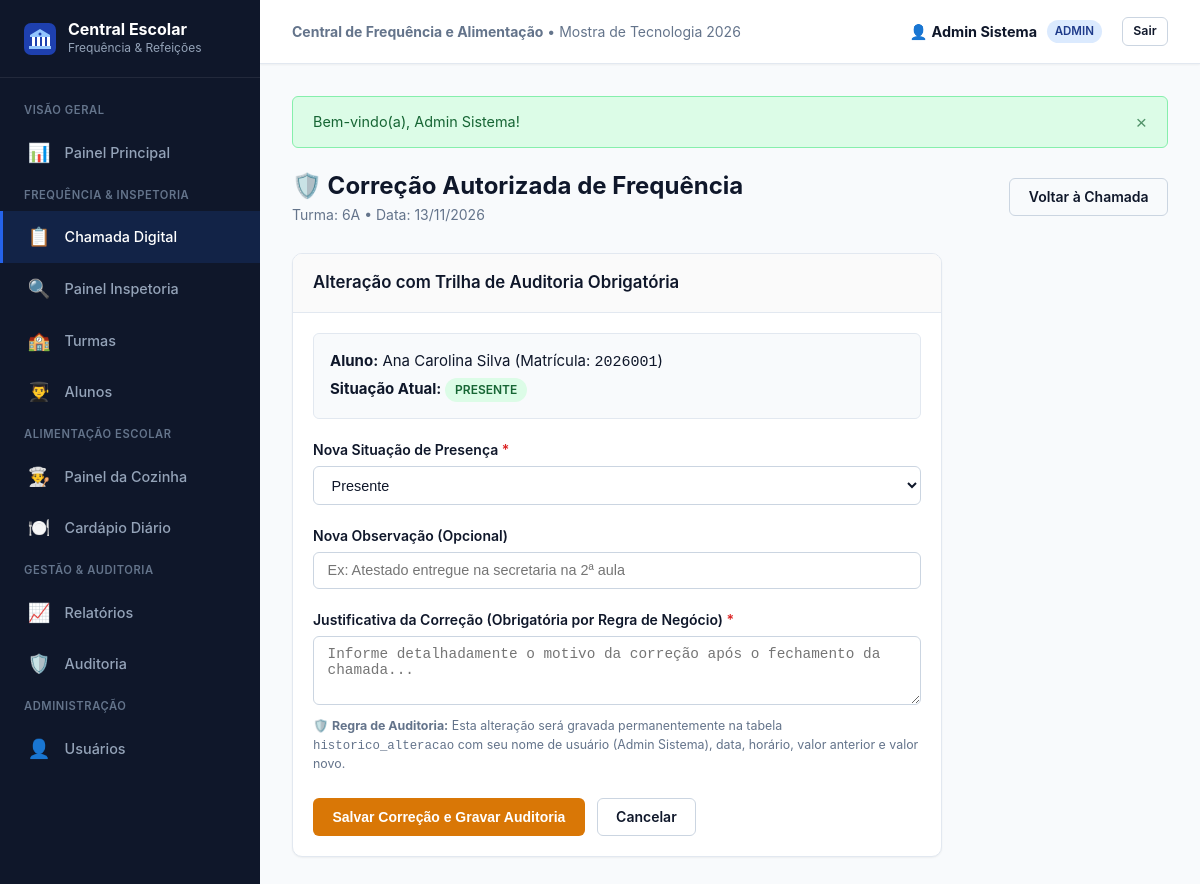
The page /chamadas/corrigir/1 (signed in) on the database its author committed.
### tables this page shows
CREATE TABLE IF NOT EXISTS chamada (
    id              INT UNSIGNED    NOT NULL AUTO_INCREMENT,
    turma_id        INT UNSIGNED    NOT NULL COMMENT 'FK para turma',
    data            DATE            NOT NULL COMMENT 'Data da chamada',
    status          ENUM('aberta','concluida') NOT NULL DEFAULT 'aberta'
                    COMMENT 'Situação da chamada',
    usuario_id      INT UNSIGNED    NOT NULL COMMENT 'FK para usuário que criou a chamada',
    aberta_em       DATETIME        NOT NULL COMMENT 'Data/hora em que a chamada foi aberta',
    concluida_em    DATETIME        NULL     COMMENT 'Data/hora em que a chamada foi concluída',
    created_at      DATETIME        NOT NULL DEFAULT CURRENT_TIMESTAMP,
    updated_at      DATETIME        NOT NULL DEFAULT CURRENT_TIMESTAMP ON UPDATE CURRENT_TIMESTAMP,
    PRIMARY KEY (id),
     
    UNIQUE KEY uk_chamada_turma_data (turma_id, data),
    CONSTRAINT fk_chamada_turma
        FOREIGN KEY (turma_id) REFERENCES turma(id)
        ON DELETE RESTRICT ON UPDATE CASCADE,
    CONSTRAINT fk_chamada_usuario
        FOREIGN KEY (usuario_id) REFERENCES usuario(id)
        ON DELETE RESTRICT ON UPDATE CASCADE
);

CREATE TABLE IF NOT EXISTS turma (
    id              INT UNSIGNED    NOT NULL AUTO_INCREMENT,
    nome            VARCHAR(50)     NOT NULL COMMENT 'Nome da turma (ex: 6A, 7B)',
    ano_letivo_id   INT UNSIGNED    NOT NULL COMMENT 'FK para ano_letivo',
    turno           ENUM('matutino','vespertino','noturno') NOT NULL COMMENT 'Turno da turma',
    serie           VARCHAR(30)     NOT NULL COMMENT 'Série/Ano escolar (ex: 6º Ano)',
    created_at      DATETIME        NOT NULL DEFAULT CURRENT_TIMESTAMP,
    updated_at      DATETIME        NOT NULL DEFAULT CURRENT_TIMESTAMP ON UPDATE CURRENT_TIMESTAMP,
    PRIMARY KEY (id),
    CONSTRAINT fk_turma_ano_letivo
        FOREIGN KEY (ano_letivo_id) REFERENCES ano_letivo(id)
        ON DELETE RESTRICT ON UPDATE CASCADE
);

CREATE TABLE IF NOT EXISTS aluno (
    id                  INT UNSIGNED    NOT NULL AUTO_INCREMENT,
    nome                VARCHAR(150)    NOT NULL COMMENT 'Nome completo do aluno',
    data_nascimento     DATE            NOT NULL COMMENT 'Data de nascimento',
    matricula_codigo    VARCHAR(30)     NOT NULL COMMENT 'Código único de matrícula do aluno',
    ativo               TINYINT(1)      NOT NULL DEFAULT 1 COMMENT '1 = ativo, 0 = inativo',
    created_at          DATETIME        NOT NULL DEFAULT CURRENT_TIMESTAMP,
    updated_at          DATETIME        NOT NULL DEFAULT CURRENT_TIMESTAMP ON UPDATE CURRENT_TIMESTAMP,
    PRIMARY KEY (id),
    UNIQUE KEY uk_aluno_matricula_codigo (matricula_codigo)
);

CREATE TABLE IF NOT EXISTS frequencia (
    id              INT UNSIGNED    NOT NULL AUTO_INCREMENT,
    chamada_id      INT UNSIGNED    NOT NULL COMMENT 'FK para chamada',
    aluno_id        INT UNSIGNED    NOT NULL COMMENT 'FK para aluno',
    situacao        ENUM('presente','ausente','justificado') NOT NULL
                    COMMENT 'Situação de presença do aluno',
    observacao      TEXT            NULL     COMMENT 'Observação opcional',
    registrado_por  INT UNSIGNED    NOT NULL COMMENT 'FK para usuário que registrou',
    created_at      DATETIME        NOT NULL DEFAULT CURRENT_TIMESTAMP,
    updated_at      DATETIME        NOT NULL DEFAULT CURRENT_TIMESTAMP ON UPDATE CURRENT_TIMESTAMP,
    PRIMARY KEY (id),
     
    UNIQUE KEY uk_frequencia_chamada_aluno (chamada_id, aluno_id),
    CONSTRAINT fk_frequencia_chamada
        FOREIGN KEY (chamada_id) REFERENCES chamada(id)
        ON DELETE CASCADE ON UPDATE CASCADE,
    CONSTRAINT fk_frequencia_aluno
        FOREIGN KEY (aluno_id) REFERENCES aluno(id)
        ON DELETE RESTRICT ON UPDATE CASCADE,
    CONSTRAINT fk_frequencia_usuario
        FOREIGN KEY (registrado_por) REFERENCES usuario(id)
        ON DELETE RESTRICT ON UPDATE CASCADE
);

### app/controllers/ChamadasController.php (called while the page is built, shortened)
<?php
class ChamadasController extends Controller
{
    public function corrigir(int $frequenciaId = 0): void
    {
        $frequenciaModel = $this->model('Frequencia');
        $frequencia = $frequenciaModel->findById($frequenciaId);
        $chamadaModel = $this->model('Chamada');
        $chamada = $chamadaModel->findComDetalhes($frequencia->chamada_id);
        $alunoModel = $this->model('Aluno');
        $aluno = $alunoModel->findById($frequencia->aluno_id);
        $this->view('chamadas/corrigir', [
            'titulo'     => 'Correção Autorizada de Frequência',
            'frequencia' => $frequencia,
            'chamada'    => $chamada,
            'aluno'      => $aluno,
        ]);
    }
}

### core/App.php (called while the page is built, shortened)
<?php
class App
{
    protected string $method = 'index';
    public function __construct()
    {
        $url = $this->parseUrl();
        if (isset($url[0]) && !empty($url[0])) {
            $nomeControlador = ucfirst(strtolower($url[0])) . 'Controller';
            $arquivoControlador = ROOT_PATH . '/app/controllers/' . $nomeControlador . '.php';
            if (file_exists($arquivoControlador)) {
                unset($url[0]);
            } else {
                $this->exibir404();
                return;
            }
        }
        $this->controller = new $this->controller();
        if (isset($url[1]) && !empty($url[1])) {
            $metodo = strtolower($url[1]);
            if (method_exists($this->controller, $metodo)) {
                $this->method = $metodo;
                unset($url[1]);
            } else {
                $this->exibir404();
                return;
            }
        }
        $this->params = $url ? array_values($url) : [];
        call_user_func_array([$this->controller, $this->method], $this->params);
    }
    protected function parseUrl(): array
    {
        if (isset($_GET['url'])) {
            $url = filter_var(rtrim($_GET['url'], '/'), FILTER_SANITIZE_URL);
            return explode('/', $url);
        }
        return [];
    }
}

### index.php (called while the page is built, shortened)
<?php
require_once ROOT_PATH . '/config/database.php';
require_once ROOT_PATH . '/core/App.php';
require_once ROOT_PATH . '/core/Controller.php';
require_once ROOT_PATH . '/core/Model.php';
require_once ROOT_PATH . '/core/Helpers.php';
$app = new App();

### config/database.php (called while the page is built, shortened)
<?php
class Database
{
    private static ?Database $instance = null;
    private function __construct()
    {
        $dsn = 'mysql:host=' . DB_HOST . ';dbname=' . DB_NAME . ';charset=' . DB_CHARSET;
        $opcoes = [
            PDO::ATTR_ERRMODE            => PDO::ERRMODE_EXCEPTION,
            PDO::ATTR_DEFAULT_FETCH_MODE => PDO::FETCH_OBJ,
            PDO::ATTR_EMULATE_PREPARES   => false,
        ];
        try {
            $this->pdo = new PDO($dsn, DB_USER, DB_PASS, $opcoes);
        } catch (PDOException $e) {
            die('Erro ao conectar com o banco de dados: ' . $e->getMessage());
        }
    }
    public static function connect(): PDO
    {
        if (self::$instance === null) {
            self::$instance = new self();
        }
        return self::$instance->pdo;
    }
}

### core/Model.php (called while the page is built, shortened)
<?php
class Model
{
    protected PDO $db;
    protected string $table = '';
    public function __construct()
    {
        $this->db = Database::connect();
    }
    public function findById(int $id): object|false
    {
        $sql = "SELECT * FROM {$this->table} WHERE id = :id LIMIT 1";
        $stmt = $this->db->prepare($sql);
        $stmt->bindParam(':id', $id, PDO::PARAM_INT);
        $stmt->execute();
        return $stmt->fetch();
    }
}

### app/models/Chamada.php (called while the page is built, shortened)
<?php
class Chamada extends Model
{
    public function findComDetalhes(int $id): object|false
    {
        $sql = "SELECT c.*, t.nome as turma_nome, t.turno, t.serie, u.nome as usuario_nome,
                (SELECT COUNT(*) FROM frequencia f WHERE f.chamada_id = c.id AND f.situacao = 'presente') as total_presentes,
                (SELECT COUNT(*) FROM frequencia f WHERE f.chamada_id = c.id AND f.situacao = 'ausente') as total_ausentes,
                (SELECT COUNT(*) FROM frequencia f WHERE f.chamada_id = c.id AND f.situacao = 'justificado') as total_justificados
                FROM chamada c
                INNER JOIN turma t ON t.id = c.turma_id
                INNER JOIN usuario u ON u.id = c.usuario_id
                WHERE c.id = :id LIMIT 1";
        $stmt = $this->db->prepare($sql);
        $stmt->execute(['id' => $id]);
        return $stmt->fetch();
    }
}

### app/views/chamadas/corrigir.php (the view, shortened to what this page needs)
<div class="page-header">
    <div>
        <h1 class="page-header-title">🛡️ Correção Autorizada de Frequência</h1>
        <p class="breadcrumb-info">
            Turma: <?= sanitize($chamada->turma_nome) ?> • Data: <?= formatDate($chamada->data) ?>
        </p>
    </div>
    <div class="page-header-actions">
        <a href="<?= BASE_URL ?>/chamadas/visualizar/<?= $chamada->id ?>" class="btn btn-outline">Voltar à Chamada</a>
    </div>
</div>
<div class="card" style="max-width: 650px;">
    <div class="card-header">
        <h3>Alteração com Trilha de Auditoria Obrigatória</h3>
    </div>
    <div class="card-body">
        <div style="background-color: #f8fafc; border: 1px solid var(--border); border-radius: var(--radius-sm); padding: 1rem; margin-bottom: 1.25rem;">
            <div><strong>Aluno:</strong> <?= sanitize($aluno->nome) ?> (Matrícula: <code><?= sanitize($aluno->matricula_codigo) ?></code>)</div>
            <div style="margin-top: 0.25rem;">
                <strong>Situação Atual:</strong>
                <?php if ($frequencia->situacao === 'presente'): ?>
                    <span class="badge badge-success">Presente</span>
                <?php elseif ($frequencia->situacao === 'ausente'): ?>
                    <span class="badge badge-danger">Ausente</span>
                <?php elseif ($frequencia->situacao === 'justificado'): ?>
                    <span class="badge badge-warning">Justificado</span>
                <?php endif; ?>
            </div>
        </div>
        <form action="<?= BASE_URL ?>/chamadas/corrigir/<?= $frequencia->id ?>" method="POST">
            <div class="form-group">
                <label for="situacao" class="form-label required">Nova Situação de Presença</label>
                <select id="situacao" name="situacao" class="form-control" required>
                    <option value="presente" <?= ($frequencia->situacao === 'presente') ? 'selected' : '' ?>>Presente</option>
                </select>
            </div>
            <div class="form-group">
                <label for="observacao" class="form-label">Nova Observação (Opcional)</label>
                <input type="text" id="observacao" name="observacao" class="form-control"
                       value="<?= sanitize($frequencia->observacao ?? '') ?>"
                       placeholder="Ex: Atestado entregue na secretaria na 2ª aula">
            </div>
            <div class="form-group">
                <label for="justificativa" class="form-label required">Justificativa da Correção (Obrigatória por Regra de Negócio)</label>
                <textarea id="justificativa" name="justificativa" class="form-control" rows="3" required
                          placeholder="Informe detalhadamente o motivo da correção após o fechamento da chamada..."><?= old('justificativa') ?></textarea>
                <div class="form-help">
                    🛡️ <strong>Regra de Auditoria:</strong> Esta alteração será gravada permanentemente na tabela <code>historico_alteracao</code> com seu nome de usuário (<?= sanitize($_SESSION['usuario_nome'] ?? '') ?>), data, horário, valor anterior e valor novo.
                </div>
            </div>
            <div style="display: flex; gap: 0.75rem; margin-top: 1.5rem;">
                <button type="submit" class="btn btn-warning">Salvar Correção e Gravar Auditoria</button>
                <a href="<?= BASE_URL ?>/chamadas/visualizar/<?= $chamada->id ?>" class="btn btn-outline">Cancelar</a>
            </div>
        </form>
    </div>
</div>

### public/css/style.css (style rules this page uses)
:root { --primary: #1e40af; --primary-hover: #1d4ed8; --primary-light: #dbeafe; --primary-dark: #1e3a8a; --success: #16a34a; --success-light: #dcfce7; --success-border: #86efac; --warning: #d97706; --warning-light: #fef3c7; --warning-border: #fcd34d; --danger: #dc2626; --danger-light: #fee2e2; --danger-border: #fca5a5; --info: #0284c7; --info-light: #e0f2fe; --info-border: #7dd3fc; --bg-app: #f8fafc; --surface: #ffffff; --surface-hover: #f1f5f9; --border: #e2e8f0; --border-dark: #cbd5e1; --text-main: #0f172a; --text-muted: #64748b; --text-light: #94a3b8; --sidebar-bg: #0f172a; --sidebar-hover: #1e293b; --sidebar-active: #2563eb; --sidebar-text: #94a3b8; --sidebar-text-active: #ffffff; --radius-sm: 6px; --radius-md: 10px; --radius-lg: 14px; --shadow-sm: 0 1px 2px 0 rgba(0, 0, 0, 0.05); --shadow-md: 0 4px 6px -1px rgba(0, 0, 0, 0.1), 0 2px 4px -2px rgba(0, 0, 0, 0.1); --shadow-lg: 0 10px 15px -3px rgba(0, 0, 0, 0.1), 0 4px 6px -4px rgba(0, 0, 0, 0.1); --transition: all 0.2s cubic-bezier(0.4, 0, 0.2, 1); }
*, *::before, *::after { box-sizing: border-box; margin: 0; padding: 0; }
body { font-family: -apple-system, BlinkMacSystemFont, "Segoe UI", Roboto, Helvetica, Arial, sans-serif; background-color: var(--bg-app); color: var(--text-main); line-height: 1.5; font-size: 15px; -webkit-font-smoothing: antialiased; }
.breadcrumb-info { font-size: 0.875rem; color: var(--text-muted); }
.page-header { display: flex; align-items: center; justify-content: space-between; margin-bottom: 1.75rem; flex-wrap: wrap; gap: 1rem; }
.page-header-title { font-size: 1.5rem; font-weight: 700; color: var(--text-main); display: flex; align-items: center; gap: 0.6rem; }
.page-header-actions { display: flex; align-items: center; gap: 0.75rem; }
.card { background-color: var(--surface); border-radius: var(--radius-md); border: 1px solid var(--border); box-shadow: var(--shadow-sm); margin-bottom: 1.5rem; overflow: hidden; }
.card-header { padding: 1rem 1.25rem; border-bottom: 1px solid var(--border); background-color: #fafafa; display: flex; align-items: center; justify-content: space-between; }
.card-header h3 { font-size: 1.05rem; font-weight: 600; color: var(--text-main); }
.card-body { padding: 1.25rem; }
.btn { display: inline-flex; align-items: center; justify-content: center; gap: 0.5rem; padding: 0.55rem 1.15rem; font-size: 0.875rem; font-weight: 600; border-radius: var(--radius-sm); border: 1px solid transparent; cursor: pointer; text-decoration: none; transition: var(--transition); line-height: 1.3; }
.btn-warning { background-color: var(--warning); color: #ffffff; }
.btn-outline { background-color: transparent; border-color: var(--border-dark); color: var(--text-main); }
.form-group { margin-bottom: 1.25rem; }
.form-label { display: block; margin-bottom: 0.35rem; font-size: 0.875rem; font-weight: 600; color: var(--text-main); }
.form-label.required::after { content: " *"; color: var(--danger); }
.form-control { width: 100%; padding: 0.6rem 0.85rem; font-size: 0.9rem; border-radius: var(--radius-sm); border: 1px solid var(--border-dark); background-color: var(--surface); color: var(--text-main); transition: var(--transition); outline: none; }
.form-help { font-size: 0.775rem; color: var(--text-muted); margin-top: 0.35rem; }
.badge { display: inline-flex; align-items: center; gap: 0.35rem; padding: 0.2rem 0.6rem; border-radius: 9999px; font-size: 0.75rem; font-weight: 600; text-transform: uppercase; }
.badge-success { background-color: var(--success-light); color: #166534; }

### rows shown on the page
chamada: turma.nome "6A", data "13/11/2026"
aluno: nome "Ana Carolina Silva", matricula_codigo "2026001"
frequencia: situacao "Presente"

### other values the page prints
APP_NAME "Central de Frequência e Alimentação"
$usuarioAtual['nome'] "Admin Sistema"
$perfilAtual "ADMIN"
$flash['message'] "Bem-vindo(a), Admin Sistema!"
$_SESSION['usuario_nome'] "Admin Sistema"
